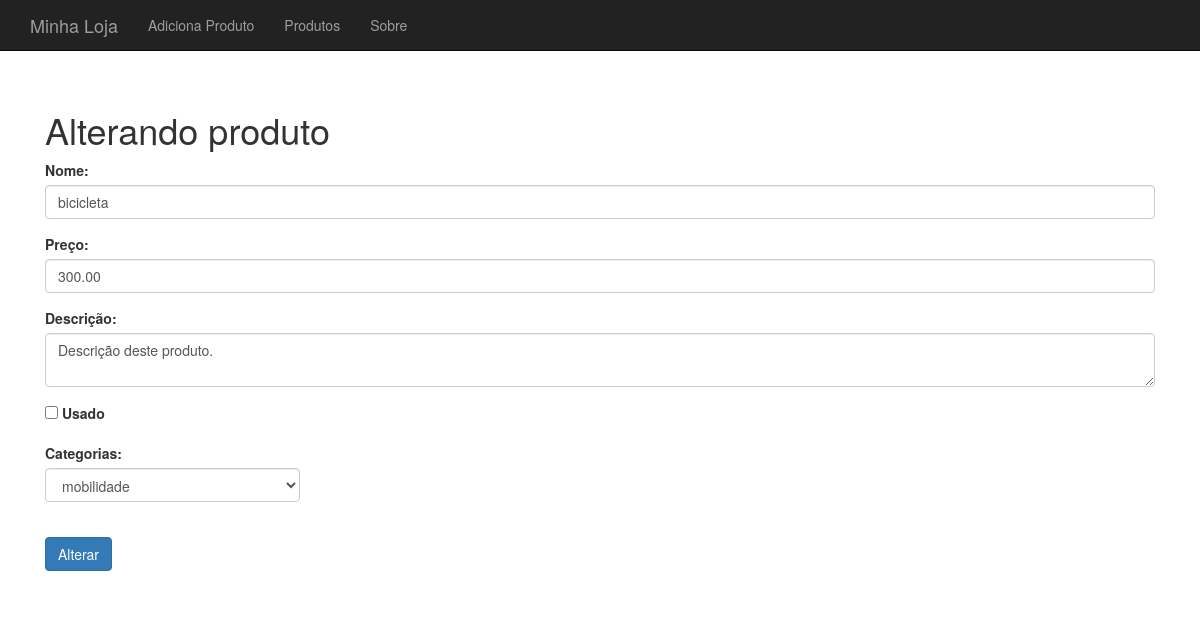
/produto-altera-formulario.php?id=3, run on an earlier commit of the app's database.
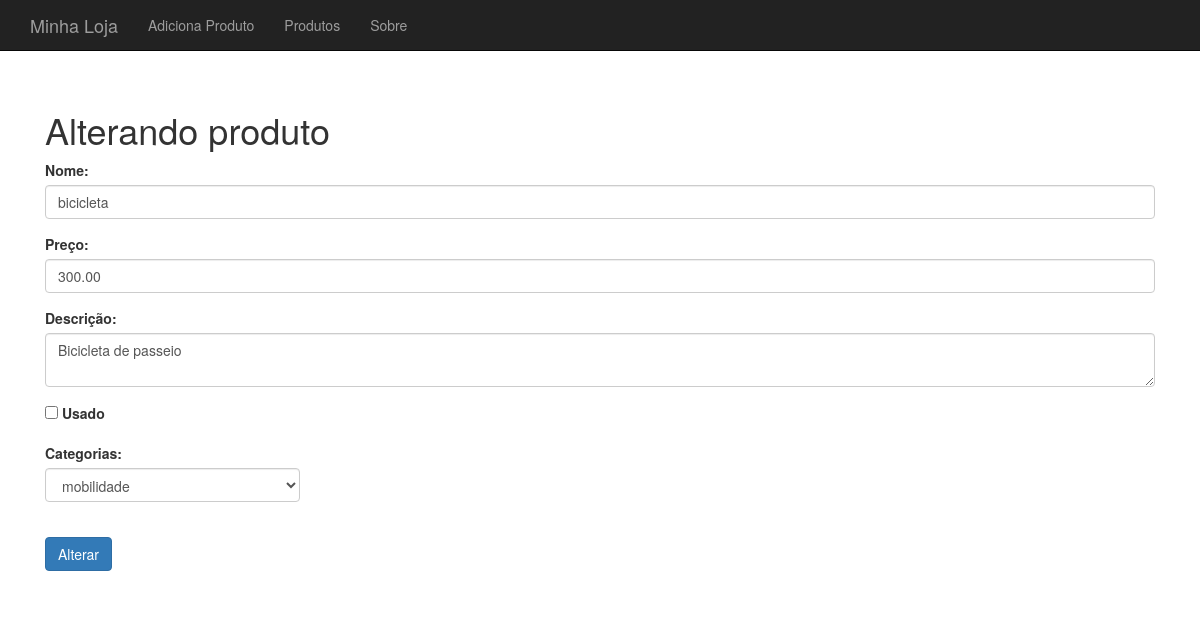
And on a later commit of the database.
### tables this page shows
CREATE TABLE `produtos` (
  `id` int(11) NOT NULL AUTO_INCREMENT,
  `nome` varchar(255) DEFAULT NULL,
  `preco` decimal(10,2) DEFAULT NULL,
  `descricao` text,
  `categoria_id` int(11) DEFAULT NULL,
  `usado` tinyint(1) DEFAULT '0',
  PRIMARY KEY (`id`)
);

### banco-produto.php (called while the page is built, shortened)
<?php
function buscaProduto($conexao, $id) {
	$query = "SELECT * FROM produtos WHERE id={$id}";
	$resultado = mysqli_query($conexao, $query);
	return mysqli_fetch_assoc($resultado);
}

### banco-categoria.php (called while the page is built)
<?php
function listaCategorias($conexao){
	$categorias = array();
	$query = "SELECT * FROM categorias";
	$resultado = mysqli_query($conexao, $query);
	while ($categoria = mysqli_fetch_assoc($resultado)) {
		array_push($categorias, $categoria);
	}
	return $categorias;
}

### produto-altera-formulario.php (the view, shortened to what this page needs)
<?php
require "header.php";
require "conecta.php";
require "banco-categoria.php";
require "banco-produto.php";
$id = $_GET['id'];
$produto = buscaProduto($conexao, $id);
$categorias = listaCategorias($conexao);
$usado = $produto['usado'] ? "checked='checked'" : "";
?>
<h1>Alterando produto</h1>
<form action="altera-produto.php" method="post">
	<div class="form-group">
		<label for="nome">Nome:</label>
		<input class="form-control" type="text" name="nome" id="nome" value="<?php echo $produto['nome'];?>">
	</div>
	<div class="form-group">
		<label for="preco">Preço:</label>
		<input class="form-control" type="number" name="preco" id="preco" value="<?php echo $produto['preco'];?>">
	</div>
	<div class="form-group">
		<label for="descricao">Descrição:</label>
		<textarea class="form-control" name="descricao" id="descricao"><?php echo $produto['descricao'];?></textarea>
	</div>
	<div class="row">
		<div class="col-md-3 form-group">
			<input type="checkbox" name="usado" id="usado" value="true" <?php echo $usado ?>>
			<label for="usado">Usado</label>
		</div>
	</div>
	<div class="row">
		<div class="col-md-3 form-group">
			<label for="categorias">Categorias:</label>
			<select class="form-control" name="categoria_id" id="categorias">
			<?php
			foreach($categorias as $categoria):
				$selected = $produto['categoria_id'] == $categoria['id'] ? "selected" : "";
			?>
				<option value="<?php echo $categoria['id'];?>" <?php echo $selected?> >
					<?php echo $categoria['nome'];?>
				</option>
			<?php
			endforeach;
			?>
			</select>
		</div>
	</div>
	<br/>
	<input class="btn btn-primary" type="submit" value="Alterar">
</form>
<?php require "footer.php" ?>

What changed in the data, as far as the page shows it:
changed produtos "bicicleta": descricao "Descrição deste produto." → "Bicicleta de passeio"
